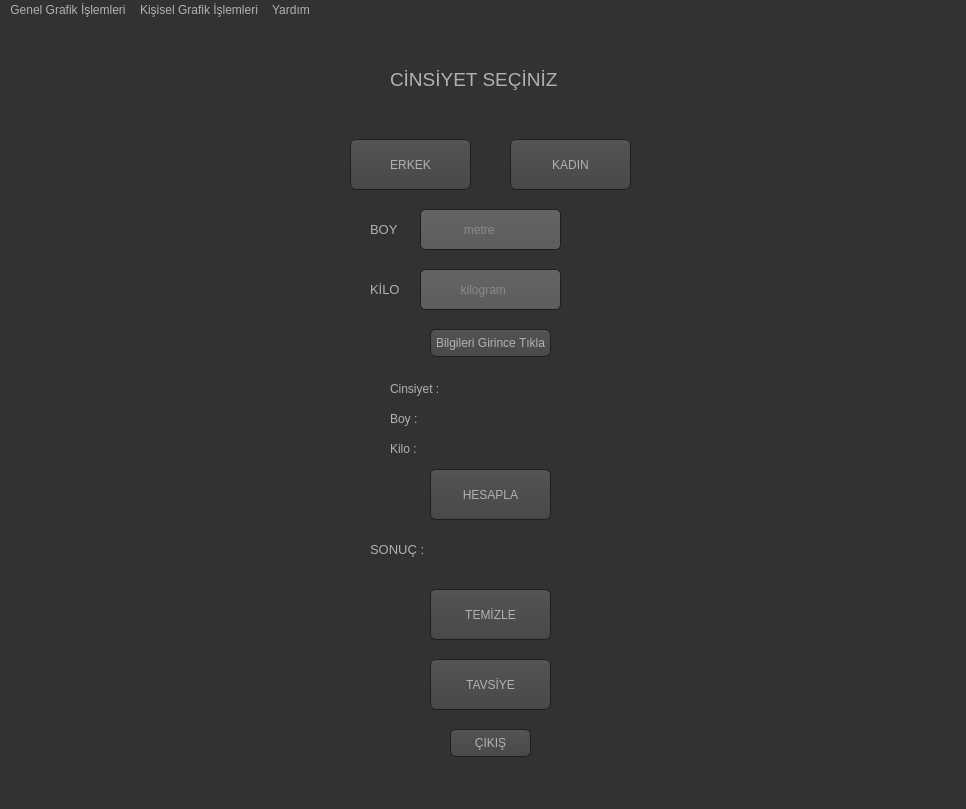
<?xml version="1.0" encoding="UTF-8"?>
<ui version="4.0">
 <class>VucutKitleIndeksiHesaplama</class>
 <widget class="QMainWindow" name="VucutKitleIndeksiHesaplama">
  <property name="geometry">
   <rect>
    <x>0</x>
    <y>0</y>
    <width>966</width>
    <height>809</height>
   </rect>
  </property>
  <property name="cursor">
   <cursorShape>ArrowCursor</cursorShape>
  </property>
  <property name="mouseTracking">
   <bool>false</bool>
  </property>
  <property name="windowTitle">
   <string>MainWindow</string>
  </property>
  <property name="styleSheet">
   <string notr="true">QToolTip
{
     border: 1px solid black;
     background-color: #D1DBCB;
     padding: 1px;
     border-radius: 3px;
     opacity: 100;
}

QWidget
{
    color: #b1b1b1;
    background-color: #323232;
}

QWidget:item:hover
{
    background-color: QLinearGradient( x1: 0, y1: 0, x2: 0, y2: 1, stop: 0 #D1DBCB, stop: 1 #b2b6af);
    color: #000000;
}

QWidget:item:selected
{
    background-color: QLinearGradient( x1: 0, y1: 0, x2: 0, y2: 1, stop: 0 #D1DBCB, stop: 1 #b2b6af);
}

QMenuBar::item
{
    background: transparent;
}

QMenuBar::item:selected
{
    background: transparent;
    border: 1px solid #fdf6e3;
}

QMenuBar::item:pressed
{
    background: #444;
    border: 1px solid #000;
    background-color: QLinearGradient(
        x1:0, y1:0,
        x2:0, y2:1,
        stop:1 #212121,
        stop:0.4 #343434/*,
        stop:0.2 #343434,
        stop:0.1 #fdf6e3*/
    );
    margin-bottom:-1px;
    padding-bottom:1px;
}

QMenu
{
    border: 1px solid #000;
}

QMenu::item
{
    padding: 2px 20px 2px 20px;
}

QMenu::item:selected
{
    color: #000000;
}

QWidget:disabled
{
    color: #404040;
    background-color: #323232;
}

QAbstractItemView
{
    background-color: QLinearGradient( x1: 0, y1: 0, x2: 0, y2: 1, stop: 0 #4d4d4d, stop: 0.1 #646464, stop: 1 #5d5d5d);
}

QWidget:focus
{
    /*border: 2px solid QLinearGradient( x1: 0, y1: 0, x2: 0, y2: 1, stop: 0
     #D1DBCB, stop: 1 #b2b6af);*/
}

QLineEdit
{
    background-color: QLinearGradient( x1: 0, y1: 0, x2: 0, y2: 1, stop: 0 #4d4d4d, stop: 0 #646464, stop: 1 #5d5d5d);
    padding: 1px;
    border-style: solid;
    border: 1px solid #1e1e1e;
    border-radius: 5;
}

QPushButton
{
    color: #b1b1b1;
    background-color: QLinearGradient( x1: 0, y1: 0, x2: 0, y2: 1, stop: 0 #565656, stop: 0.1 #525252, stop: 0.5 #4e4e4e, stop: 0.9 #4a4a4a, stop: 1 #464646);
    border-width: 1px;
    border-color: #1e1e1e;
    border-style: solid;
    border-radius: 6;
    padding: 3px;
    font-size: 12px;
    padding-left: 5px;
    padding-right: 5px;
}

QPushButton:pressed
{
    background-color: QLinearGradient( x1: 0, y1: 0, x2: 0, y2: 1, stop: 0 #2d2d2d, stop: 0.1 #2b2b2b, stop: 0.5 #292929, stop: 0.9 #282828, stop: 1 #252525);
}

QComboBox
{
    selection-background-color: #fdf6e3;
    background-color: QLinearGradient( x1: 0, y1: 0, x2: 0, y2: 1, stop: 0 #565656, stop: 0.1 #525252, stop: 0.5 #4e4e4e, stop: 0.9 #4a4a4a, stop: 1 #464646);
    border-style: solid;
    border: 1px solid #1e1e1e;
    border-radius: 5;
}

QComboBox:hover,QPushButton:hover
{
    border: 2px solid QLinearGradient( x1: 0, y1: 0, x2: 0, y2: 1, stop: 0
    #D1DBCB, stop: 1 #b2b6af);
}


QComboBox:on
{
    padding-top: 3px;
    padding-left: 4px;
    background-color: QLinearGradient( x1: 0, y1: 0, x2: 0, y2: 1, stop: 0 #2d2d2d, stop: 0.1 #2b2b2b, stop: 0.5 #292929, stop: 0.9 #282828, stop: 1 #252525);
    selection-background-color: #fdf6e3;
}

QComboBox QAbstractItemView
{
    border: 2px solid darkgray;
    selection-background-color: QLinearGradient( x1: 0, y1: 0, x2: 0, y2: 1,
     stop: 0 #D1DBCB, stop: 1 #b2b6af);
}

QComboBox::drop-down
{
     subcontrol-origin: padding;
     subcontrol-position: top right;
     width: 15px;

     border-left-width: 0px;
     border-left-color: darkgray;
     border-left-style: solid; /* just a single line */
     border-top-right-radius: 3px; /* same radius as the QComboBox */
     border-bottom-right-radius: 3px;
 }

QComboBox::down-arrow
{
     image: url(:/down_arrow.png);
}

QGroupBox:focus
{
border: 2px solid QLinearGradient( x1: 0, y1: 0, x2: 0, y2: 1, stop: 0
#D1DBCB, stop: 1 #b2b6af);
}

QTextEdit:focus
{
    border: 2px solid QLinearGradient( x1: 0, y1: 0, x2: 0, y2: 1, stop: 0
    #D1DBCB, stop: 1 #b2b6af);
}

QScrollArea:focus {
border: 1px solid black;
}

QScrollBar:horizontal {
     border: 1px solid #222222;
     background: QLinearGradient( x1: 0, y1: 0, x2: 0, y2: 1, stop: 0.0 #121212, stop: 0.2 #282828, stop: 1 #484848);
     height: 7px;
     margin: 0px 16px 0 16px;
}

QScrollBar::handle:horizontal
{
      background: QLinearGradient( x1: 0, y1: 0, x2: 1, y2: 0, stop: 0
      #D1DBCB, stop: 0.5 #b2b6af, stop: 1 #D1DBCB);
      min-height: 20px;
      border-radius: 2px;
}

QScrollBar::add-line:horizontal {
      border: 1px solid #1b1b19;
      border-radius: 2px;
      background: QLinearGradient( x1: 0, y1: 0, x2: 1, y2: 0, stop: 0
      #D1DBCB, stop: 1 #b2b6af);
      width: 14px;
      subcontrol-position: right;
      subcontrol-origin: margin;
}

QScrollBar::sub-line:horizontal {
      border: 1px solid #1b1b19;
      border-radius: 2px;
      background: QLinearGradient( x1: 0, y1: 0, x2: 1, y2: 0, stop: 0
      #D1DBCB, stop: 1 #b2b6af);
      width: 14px;
     subcontrol-position: left;
     subcontrol-origin: margin;
}

QScrollBar::right-arrow:horizontal, QScrollBar::left-arrow:horizontal
{
      border: 1px solid black;
      width: 1px;
      height: 1px;
      background: white;
}

QScrollBar::add-page:horizontal, QScrollBar::sub-page:horizontal
{
      background: none;
}

QScrollBar:vertical
{
      background: QLinearGradient( x1: 0, y1: 0, x2: 1, y2: 0, stop: 0.0 #121212, stop: 0.2 #282828, stop: 1 #484848);
      width: 7px;
      margin: 16px 0 16px 0;
      border: 1px solid #222222;
}

QScrollBar::handle:vertical
{
      background: QLinearGradient( x1: 0, y1: 0, x2: 0, y2: 1, stop: 0
      #D1DBCB, stop: 0.5 #b2b6af, stop: 1 #D1DBCB);
      min-height: 20px;
      border-radius: 2px;
}

QScrollBar::add-line:vertical
{
      border: 1px solid #1b1b19;
      border-radius: 2px;
      background: QLinearGradient( x1: 0, y1: 0, x2: 0, y2: 1, stop: 0
      #D1DBCB, stop: 1 #b2b6af);
      height: 14px;
      subcontrol-position: bottom;
      subcontrol-origin: margin;
}

QScrollBar::sub-line:vertical
{
      border: 1px solid #1b1b19;
      border-radius: 2px;
      background: QLinearGradient( x1: 0, y1: 0, x2: 0, y2: 1, stop: 0 #b2b6af,
      stop: 1 #D1DBCB);
      height: 14px;
      subcontrol-position: top;
      subcontrol-origin: margin;
}

QScrollBar::up-arrow:vertical, QScrollBar::down-arrow:vertical
{
      border: 1px solid black;
      width: 1px;
      height: 1px;
      background: white;
}


QScrollBar::add-page:vertical, QScrollBar::sub-page:vertical
{
      background: none;
}

QTextEdit
{
    background-color: #242424;
}

QPlainTextEdit
{
    background-color: #242424;
}

QHeaderView::section
{
    background-color: QLinearGradient(x1:0, y1:0, x2:0, y2:1, stop:0 #616161, stop: 0.5 #505050, stop: 0.6 #434343, stop:1 #656565);
    color: white;
    padding-left: 4px;
    border: 1px solid #6c6c6c;
}

QCheckBox:disabled
{
color: #414141;
}

QDockWidget::title
{
    text-align: center;
    spacing: 3px; /* spacing between items in the tool bar */
    background-color: QLinearGradient(x1:0, y1:0, x2:0, y2:1, stop:0 #323232, stop: 0.5 #242424, stop:1 #323232);
}

QDockWidget::close-button, QDockWidget::float-button
{
    text-align: center;
    spacing: 1px; /* spacing between items in the tool bar */
    background-color: QLinearGradient(x1:0, y1:0, x2:0, y2:1, stop:0 #323232, stop: 0.5 #242424, stop:1 #323232);
}

QDockWidget::close-button:hover, QDockWidget::float-button:hover
{
    background: #242424;
}

QDockWidget::close-button:pressed, QDockWidget::float-button:pressed
{
    padding: 1px -1px -1px 1px;
}

QMainWindow::separator
{
    background-color: QLinearGradient(x1:0, y1:0, x2:0, y2:1, stop:0 #161616, stop: 0.5 #151515, stop: 0.6 #212121, stop:1 #343434);
    color: white;
    padding-left: 4px;
    border: 1px solid #4c4c4c;
    spacing: 3px; /* spacing between items in the tool bar */
}

QMainWindow::separator:hover
{

    background-color: QLinearGradient(x1:0, y1:0, x2:0, y2:1, stop:0 #b2b6af,
    stop:0.5 #b56c17 stop:1 #D1DBCB);
    color: white;
    padding-left: 4px;
    border: 1px solid #6c6c6c;
    spacing: 3px; /* spacing between items in the tool bar */
}

QToolBar {
    border: 1px transparent #323232;
    background: 1px solid #323232;
}

QToolBar::handle
{
     spacing: 3px; /* spacing between items in the tool bar */
     background: url(:/images/handle.png);
}

QMenu::separator
{
    height: 2px;
    background-color: QLinearGradient(x1:0, y1:0, x2:0, y2:1, stop:0 #161616, stop: 0.5 #151515, stop: 0.6 #212121, stop:1 #343434);
    color: white;
    padding-left: 4px;
    margin-left: 10px;
    margin-right: 5px;
}

QProgressBar
{
    border: 2px solid grey;
    border-radius: 5px;
    text-align: center;
}

QProgressBar::chunk
{
    background-color: #b2b6af;
    width: 2.15px;
    margin: 0.5px;
}

QTabBar::tab {
    color: #b1b1b1;
    border: 1px solid #444;
    border-bottom-style: none;
    background-color: #323232;
    padding-left: 10px;
    padding-right: 10px;
    padding-top: 3px;
    padding-bottom: 2px;
    margin-right: -1px;
}

QTabWidget::pane {
    border: 1px solid #444;
    top: 1px;
}

QTabBar::tab:last
{
    margin-right: 0; /* the last selected tab has nothing to overlap with on the right */
    border-top-right-radius: 3px;
}

QTabBar::tab:first:!selected
{
 margin-left: 0px; /* the last selected tab has nothing to overlap with on the right */


    border-top-left-radius: 3px;
}

QTabBar::tab:!selected
{
    color: #b1b1b1;
    border-bottom-style: solid;
    margin-top: 3px;
    background-color: QLinearGradient(x1:0, y1:0, x2:0, y2:1, stop:1 #212121, stop:.4 #343434);
}

QTabBar::tab:selected
{
    border-top-left-radius: 3px;
    border-top-right-radius: 3px;
    margin-bottom: 0px;
}

QTabBar::tab:!selected:hover
{
    /*border-top: 2px solid #fdf6e3;
    padding-bottom: 3px;*/
    border-top-left-radius: 3px;
    border-top-right-radius: 3px;
    background-color: QLinearGradient(x1:0, y1:0, x2:0, y2:1, stop:1 #212121, stop:0.4 #343434, stop:0.2 #343434, stop:0.1 #fdf6e3);
}

QRadioButton::indicator:checked, QRadioButton::indicator:unchecked{
    color: #b1b1b1;
    background-color: #323232;
    border: 1px solid #b1b1b1;
    border-radius: 6px;
}

QRadioButton::indicator:checked
{
    background-color: qradialgradient(
        cx: 0.5, cy: 0.5,
        fx: 0.5, fy: 0.5,
        radius: 1.0,
        stop: 0.25 #fdf6e3,
        stop: 0.3 #323232
    );
}

QCheckBox::indicator{
    color: #b1b1b1;
    background-color: #323232;
    border: 1px solid #b1b1b1;
    width: 9px;
    height: 9px;
}

QRadioButton::indicator
{
    border-radius: 6px;
}

QRadioButton::indicator:hover, QCheckBox::indicator:hover
{
    border: 1px solid #fdf6e3;
}

QCheckBox::indicator:checked
{
    image:url(:/images/checkbox.png);
}

QCheckBox::indicator:disabled, QRadioButton::indicator:disabled
{
    border: 1px solid #444;
}</string>
  </property>
  <property name="documentMode">
   <bool>false</bool>
  </property>
  <widget class="QWidget" name="centralwidget">
   <widget class="QLabel" name="label_cinsiyet_sec">
    <property name="geometry">
     <rect>
      <x>390</x>
      <y>30</y>
      <width>201</width>
      <height>61</height>
     </rect>
    </property>
    <property name="layoutDirection">
     <enum>Qt::LeftToRight</enum>
    </property>
    <property name="text">
     <string>&lt;html&gt;&lt;head/&gt;&lt;body&gt;&lt;p&gt;&lt;span style=&quot; font-size:14pt;&quot;&gt;CİNSİYET SEÇİNİZ&lt;/span&gt;&lt;/p&gt;&lt;/body&gt;&lt;/html&gt;</string>
    </property>
    <property name="margin">
     <number>0</number>
    </property>
   </widget>
   <widget class="QLineEdit" name="line_kilo">
    <property name="geometry">
     <rect>
      <x>420</x>
      <y>250</y>
      <width>141</width>
      <height>41</height>
     </rect>
    </property>
    <property name="maxLength">
     <number>10</number>
    </property>
    <property name="placeholderText">
     <string>           kilogram</string>
    </property>
    <property name="clearButtonEnabled">
     <bool>true</bool>
    </property>
   </widget>
   <widget class="QLineEdit" name="line_boy">
    <property name="geometry">
     <rect>
      <x>420</x>
      <y>190</y>
      <width>141</width>
      <height>41</height>
     </rect>
    </property>
    <property name="maxLength">
     <number>10</number>
    </property>
    <property name="placeholderText">
     <string>            metre</string>
    </property>
    <property name="clearButtonEnabled">
     <bool>true</bool>
    </property>
   </widget>
   <widget class="QLabel" name="label_boy">
    <property name="geometry">
     <rect>
      <x>370</x>
      <y>200</y>
      <width>41</width>
      <height>21</height>
     </rect>
    </property>
    <property name="text">
     <string>&lt;html&gt;&lt;head/&gt;&lt;body&gt;&lt;p&gt;&lt;span style=&quot; font-size:10pt;&quot;&gt;BOY&lt;/span&gt;&lt;/p&gt;&lt;/body&gt;&lt;/html&gt;</string>
    </property>
   </widget>
   <widget class="QLabel" name="label_kilo">
    <property name="geometry">
     <rect>
      <x>370</x>
      <y>260</y>
      <width>41</width>
      <height>21</height>
     </rect>
    </property>
    <property name="text">
     <string>&lt;html&gt;&lt;head/&gt;&lt;body&gt;&lt;p&gt;&lt;span style=&quot; font-size:10pt;&quot;&gt;KİLO&lt;/span&gt;&lt;/p&gt;&lt;/body&gt;&lt;/html&gt;</string>
    </property>
   </widget>
   <widget class="QLabel" name="label_cinsiyet">
    <property name="geometry">
     <rect>
      <x>390</x>
      <y>360</y>
      <width>71</width>
      <height>21</height>
     </rect>
    </property>
    <property name="text">
     <string>&lt;html&gt;&lt;head/&gt;&lt;body&gt;&lt;p&gt;&lt;span style=&quot; font-size:9pt;&quot;&gt;Cinsiyet :&lt;/span&gt;&lt;/p&gt;&lt;/body&gt;&lt;/html&gt;</string>
    </property>
   </widget>
   <widget class="QLabel" name="label_boy_2">
    <property name="geometry">
     <rect>
      <x>390</x>
      <y>390</y>
      <width>71</width>
      <height>21</height>
     </rect>
    </property>
    <property name="text">
     <string>&lt;html&gt;&lt;head/&gt;&lt;body&gt;&lt;p&gt;&lt;span style=&quot; font-size:9pt;&quot;&gt;Boy     :&lt;/span&gt;&lt;/p&gt;&lt;/body&gt;&lt;/html&gt;</string>
    </property>
   </widget>
   <widget class="QLabel" name="label_kilo_2">
    <property name="geometry">
     <rect>
      <x>390</x>
      <y>420</y>
      <width>71</width>
      <height>20</height>
     </rect>
    </property>
    <property name="text">
     <string>&lt;html&gt;&lt;head/&gt;&lt;body&gt;&lt;p&gt;&lt;span style=&quot; font-size:9pt;&quot;&gt;Kilo :&lt;/span&gt;&lt;/p&gt;&lt;/body&gt;&lt;/html&gt;</string>
    </property>
   </widget>
   <widget class="QPushButton" name="btn_hesapla">
    <property name="geometry">
     <rect>
      <x>430</x>
      <y>450</y>
      <width>121</width>
      <height>51</height>
     </rect>
    </property>
    <property name="text">
     <string>HESAPLA</string>
    </property>
   </widget>
   <widget class="QPushButton" name="btn_temizle">
    <property name="geometry">
     <rect>
      <x>430</x>
      <y>570</y>
      <width>121</width>
      <height>51</height>
     </rect>
    </property>
    <property name="text">
     <string>TEMİZLE</string>
    </property>
   </widget>
   <widget class="QPushButton" name="btn_tavsiye">
    <property name="geometry">
     <rect>
      <x>430</x>
      <y>640</y>
      <width>121</width>
      <height>51</height>
     </rect>
    </property>
    <property name="text">
     <string>TAVSİYE</string>
    </property>
   </widget>
   <widget class="QLabel" name="label_sonuc">
    <property name="geometry">
     <rect>
      <x>370</x>
      <y>520</y>
      <width>71</width>
      <height>21</height>
     </rect>
    </property>
    <property name="text">
     <string>&lt;html&gt;&lt;head/&gt;&lt;body&gt;&lt;p&gt;&lt;span style=&quot; font-size:10pt;&quot;&gt;SONUÇ :&lt;/span&gt;&lt;/p&gt;&lt;/body&gt;&lt;/html&gt;</string>
    </property>
   </widget>
   <widget class="QLabel" name="label_bos_cinsiyet">
    <property name="geometry">
     <rect>
      <x>480</x>
      <y>360</y>
      <width>81</width>
      <height>21</height>
     </rect>
    </property>
    <property name="text">
     <string/>
    </property>
   </widget>
   <widget class="QLabel" name="label_bos_boy">
    <property name="geometry">
     <rect>
      <x>480</x>
      <y>390</y>
      <width>81</width>
      <height>21</height>
     </rect>
    </property>
    <property name="text">
     <string/>
    </property>
   </widget>
   <widget class="QLabel" name="label_bos_kilo">
    <property name="geometry">
     <rect>
      <x>480</x>
      <y>420</y>
      <width>81</width>
      <height>16</height>
     </rect>
    </property>
    <property name="text">
     <string/>
    </property>
   </widget>
   <widget class="QLabel" name="label_bos_sonuc">
    <property name="geometry">
     <rect>
      <x>450</x>
      <y>515</y>
      <width>201</width>
      <height>31</height>
     </rect>
    </property>
    <property name="text">
     <string>&lt;html&gt;&lt;head/&gt;&lt;body&gt;&lt;p&gt;&lt;br/&gt;&lt;/p&gt;&lt;/body&gt;&lt;/html&gt;</string>
    </property>
   </widget>
   <widget class="QPushButton" name="btn_cikis">
    <property name="geometry">
     <rect>
      <x>450</x>
      <y>710</y>
      <width>81</width>
      <height>28</height>
     </rect>
    </property>
    <property name="text">
     <string>ÇIKIŞ</string>
    </property>
   </widget>
   <widget class="QPushButton" name="btn_erkek">
    <property name="geometry">
     <rect>
      <x>350</x>
      <y>120</y>
      <width>121</width>
      <height>51</height>
     </rect>
    </property>
    <property name="text">
     <string>ERKEK</string>
    </property>
   </widget>
   <widget class="QPushButton" name="btn_kadin">
    <property name="geometry">
     <rect>
      <x>510</x>
      <y>120</y>
      <width>121</width>
      <height>51</height>
     </rect>
    </property>
    <property name="text">
     <string>KADIN</string>
    </property>
   </widget>
   <widget class="QPushButton" name="pushButton">
    <property name="geometry">
     <rect>
      <x>430</x>
      <y>310</y>
      <width>121</width>
      <height>28</height>
     </rect>
    </property>
    <property name="text">
     <string>Bilgileri Girince Tıkla</string>
    </property>
   </widget>
  </widget>
  <widget class="QMenuBar" name="menubar">
   <property name="geometry">
    <rect>
     <x>0</x>
     <y>0</y>
     <width>966</width>
     <height>26</height>
    </rect>
   </property>
   <widget class="QMenu" name="menu_k">
    <property name="title">
     <string>Genel Grafik İşlemleri</string>
    </property>
    <addaction name="action_izgi_Grafi_i"/>
    <addaction name="action_ubuk_Grafi_i"/>
    <addaction name="actionNokta_Grafi_i"/>
    <addaction name="actionBar_Grafi_i"/>
   </widget>
   <widget class="QMenu" name="menuYard_m">
    <property name="title">
     <string>Yardım</string>
    </property>
    <addaction name="actionHakk_nda"/>
   </widget>
   <widget class="QMenu" name="menuKi_isel_Grafik_lemleri">
    <property name="title">
     <string>Kişisel Grafik İşlemleri</string>
    </property>
    <addaction name="action_izgi_Grafi_i_2"/>
    <addaction name="action_ubuk_Grafi_i_2"/>
    <addaction name="actionNokta_Grafi_i_2"/>
    <addaction name="actionBar_Grafi_i_2"/>
   </widget>
   <addaction name="menu_k"/>
   <addaction name="menuKi_isel_Grafik_lemleri"/>
   <addaction name="menuYard_m"/>
  </widget>
  <widget class="QStatusBar" name="statusbar"/>
  <action name="actionYeni">
   <property name="text">
    <string>Yeni</string>
   </property>
  </action>
  <action name="actionHakk_nda">
   <property name="text">
    <string>Hakkında</string>
   </property>
  </action>
  <action name="action_k">
   <property name="text">
    <string>Çıkış</string>
   </property>
  </action>
  <action name="action_izgi_Grafi_i">
   <property name="text">
    <string>Çizgi Grafiği</string>
   </property>
  </action>
  <action name="action_ubuk_Grafi_i">
   <property name="text">
    <string>Çubuk Grafiği</string>
   </property>
  </action>
  <action name="actionNokta_Grafi_i">
   <property name="text">
    <string>Nokta Grafiği</string>
   </property>
  </action>
  <action name="actionBar_Grafi_i">
   <property name="text">
    <string>Bar Grafiği</string>
   </property>
  </action>
  <action name="action_izgi_Grafi_i_2">
   <property name="text">
    <string>Çizgi Grafiği</string>
   </property>
  </action>
  <action name="action_ubuk_Grafi_i_2">
   <property name="text">
    <string>Çubuk Grafiği</string>
   </property>
  </action>
  <action name="actionNokta_Grafi_i_2">
   <property name="text">
    <string>Nokta Grafiği</string>
   </property>
  </action>
  <action name="actionBar_Grafi_i_2">
   <property name="text">
    <string>Bar Grafiği</string>
   </property>
  </action>
 </widget>
 <resources/>
 <connections/>
</ui>
